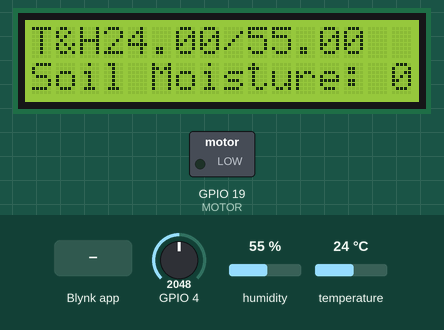
A sketch run on a simulated ESP32. On the bench: 16×2 character LCD, switched loads named in the sketch (green lamp = pin HIGH). The test bench sets the inputs (shaded band); at power-on: GPIO 4 = 2048, humidity 55 %, temperature 24 °C. WiFi joins after 1.5 s; servers stay silent unless stated.

Above: at 5.5 s.
6.1 s: Blynk app writes 1 to V3
At 6.9 s:
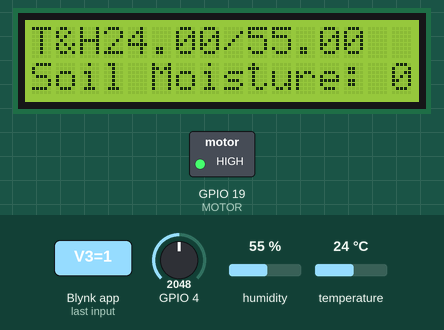
8.5 s: GPIO 4 set to 183
10.0 s: GPIO 4 set to 154
At 10.7 s:
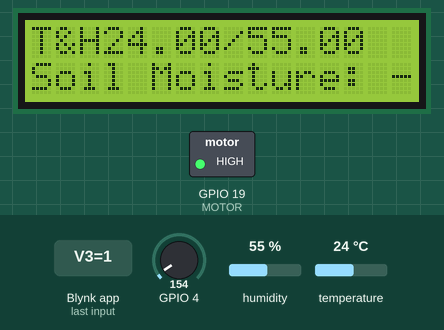
11.8 s: humidity set to 22 %
At 14.0 s:
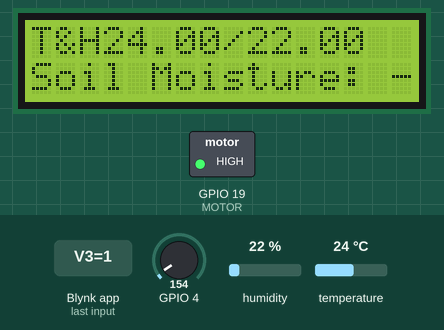
15.1 s: temperature set to 12 °C
At 16.1 s:
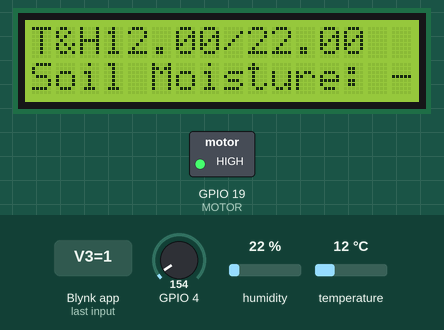
17.2 s: humidity set to 40 %
At 18.3 s:
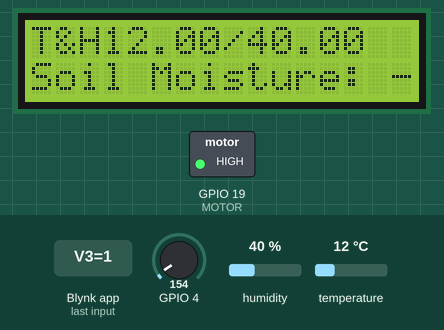
Timing chart, 0 to 20.2 s (numbered marks = the images above; inputs shaded):
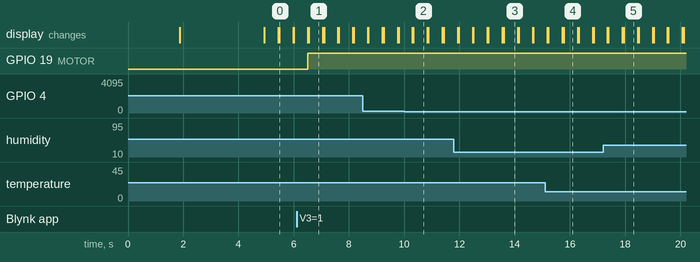

The sketch:

AgriOs.ino
```cpp
// (licence header left out)
/* Comment this out to disable prints and save space */
//#define BLYNK_PRINT Serial

#define BLYNK_TEMPLATE_ID "TMPL3ZdhWBWZ0"
#define BLYNK_TEMPLATE_NAME "AgriNode"
#define BLYNK_AUTH_TOKEN "YC8igcH6u9M0RKexheZB2xk5aW8kt_9R"


#include <WiFi.h>
#include <WiFiClient.h>
#include <BlynkSimpleEsp32.h>
#include <LiquidCrystal_I2C.h>
#include <DHT.h>


#define COL 16
#define ROW 2
#define MOTOR 19

// Your WiFi credentials.
// Set password to "" for open networks.
char ssid[] = "Onichan";
char pass[] = "callme@9";

int Moist =  0;
int MotorState = 0; // Motor state
float temp = 0;
float humidity = 0;
double percentage;
// LCD config
LiquidCrystal_I2C lcd(0x27, COL, ROW);

DHT dht(26,DHT11);

// BlynkTimer to send all Data

BlynkTimer timer;

// Functions
void pushData();
void display_data();
void Motor_control();
void Moist_conv()
{
  percentage =  100.0 *((Moist - 1500) / (2835 - 1500));

}

BLYNK_WRITE(V3)
{
    MotorState = param.asInt();
    Motor_control();
}

void setup()
{
  // Debug
  Serial.begin(9600);

  Blynk.begin(BLYNK_AUTH_TOKEN, ssid, pass);

  // set the time interval of time
  timer.setInterval(1000L,pushData);

  // LCD init
  lcd.init();
  lcd.backlight();

  dht.begin();
  pinMode (MOTOR,OUTPUT);

  lcd.setCursor(0,0);
  lcd.print("Smart Agri");
  delay(3000);
  lcd.clear();

  timer.setInterval(1000L,pushData);
}

void loop()
{
  Blynk.run();

  //
  temp = dht.readTemperature();
  humidity = dht.readHumidity();
  Moist = analogRead(4);

  Moist_conv();

  lcd.print("T&H");
  lcd.print(temp);
  lcd.print("/");
  lcd.print(humidity);
  lcd.setCursor(0,1);
  lcd.print("Soil Moisture: ");
  lcd.print(percentage);
  delay(500);
  lcd.clear();
  timer.run();
}

void pushData()
{
  Blynk.virtualWrite(V0, Moist);
  Blynk.virtualWrite(V1, temp);
  Blynk.virtualWrite(V2, humidity);

}

void Motor_control()
{

  if(MotorState == 1)
  {
    digitalWrite(MOTOR,HIGH);
  }
  else
  {
    digitalWrite(MOTOR,LOW);
  }
}
```

Measured:
- after the input at 6.1 s, GPIO 19 (MOTOR): LOW → HIGH after 0.41 s
- after the input at 10.0 s, the display: first differs from a run without the input after 0.33 s (image 2)
- after the input at 11.8 s, the display: first differs from a run without the input after 1.8 s (image 3)
- after the input at 15.1 s, the display: first differs from a run without the input after 0.68 s (image 4)
- after the input at 17.2 s, the display: first differs from a run without the input after 0.75 s (image 5)
- what the display in image 0 shows lasts 0.5 s, from 5.5 s to 6.0 s
